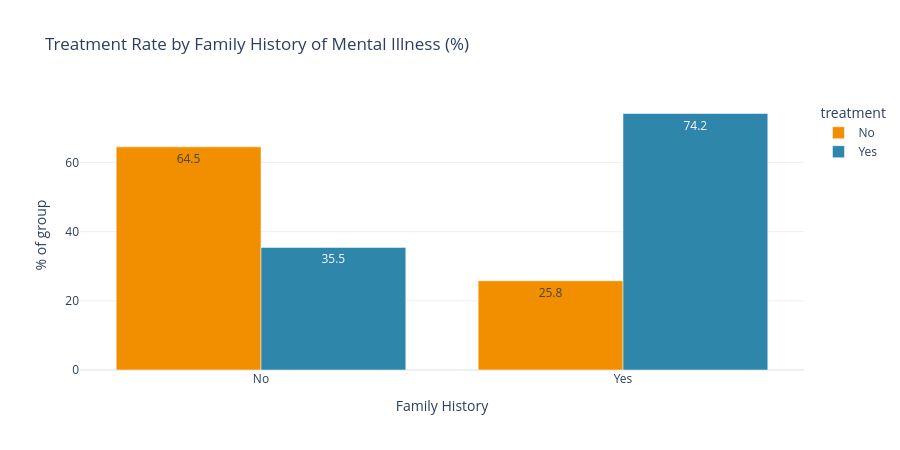

Notebook source saved alongside this figure:
### Markdown cell above
#### 📈 Chart - 4 - Family History vs Treatment

### Code cell
fh = pd.crosstab(df_clean['family_history'], df_clean['treatment'], normalize='index') * 100
fh = fh.reset_index().melt(id_vars='family_history', var_name='treatment', value_name='pct')
fig = px.bar(fh, x='family_history', y='pct', color='treatment', barmode='group',
             color_discrete_sequence=['#F18F01', '#2E86AB'], text_auto='.1f',
             title='Treatment Rate by Family History of Mental Illness (%)',
             labels={'pct': '% of group', 'family_history': 'Family History'})
fig.update_layout(template='plotly_white', height=450)
fig.show()

### Figure 1 — Plotly figure (JSON) as saved in the notebook; plotly's stock layout.template omitted (floating-point values rounded to 4 significant figures)
{"data": [{"alignmentgroup": "True", "hovertemplate": "treatment=No<br>Family History=%{x}<br>% of group=%{y}<extra></extra>", "legendgroup": "No", "marker": {"color": "#F18F01", "pattern": {"shape": ""}}, "name": "No", "offsetgroup": "No", "orientation": "v", "showlegend": true, "textposition": "auto", "texttemplate": "%{y:.1f}", "type": "bar", "x": ["No", "Yes"], "xaxis": "x", "y": [64.54, 25.81], "yaxis": "y"}, {"alignmentgroup": "True", "hovertemplate": "treatment=Yes<br>Family History=%{x}<br>% of group=%{y}<extra></extra>", "legendgroup": "Yes", "marker": {"color": "#2E86AB", "pattern": {"shape": ""}}, "name": "Yes", "offsetgroup": "Yes", "orientation": "v", "showlegend": true, "textposition": "auto", "texttemplate": "%{y:.1f}", "type": "bar", "x": ["No", "Yes"], "xaxis": "x", "y": [35.46, 74.19], "yaxis": "y"}], "layout": {"barmode": "group", "height": 450, "legend": {"title": {"text": "treatment"}, "tracegroupgap": 0}, "title": {"text": "Treatment Rate by Family History of Mental Illness (%)"}, "xaxis": {"anchor": "y", "domain": [0, 1], "title": {"text": "Family History"}}, "yaxis": {"anchor": "x", "domain": [0, 1], "title": {"text": "% of group"}}}}
